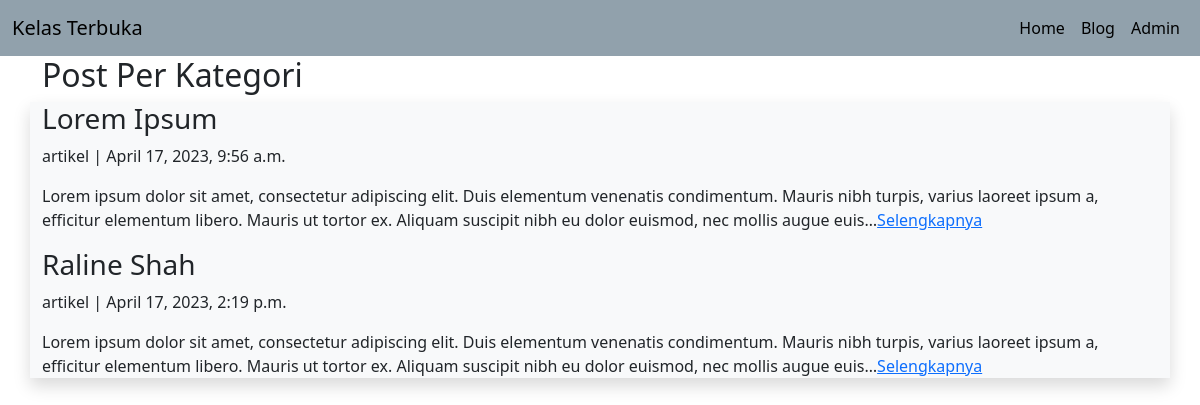
Page /blog/kategori/artikel/ on the committed database.
### blog/models.py (models this page shows, shortened)
class Artikel(models.Model):
    judul = models.CharField(max_length=50)
    isi = models.TextField()
    kategori = models.CharField(max_length=50)
    slug = models.SlugField(blank=True, editable=False)
    publish = models.DateTimeField(auto_now_add=True)
    update = models.DateTimeField(auto_now=True)

### blog/views.py (the view)
# urls.py: path("kategori/<str:kategoriInput>/", views.kategori, name="kategori"),
def kategori(request, kategoriInput):
    postkategori = Artikel.objects.filter(kategori=kategoriInput)
    context = {
        "heading": "Post Per Kategori",
        "postkategori": postkategori,
    }
    return render(request, "blog/kategori.html", context)

### blog/templates/blog/kategori.html (shortened to what this page needs)
{% extends 'base.html' %}
{% block pagetittle %}
    <h2>{{heading}}</h2>
{% endblock pagetittle %}
{% block contents %}
    {% for kategoris in postkategori  %}
        <h3>{{kategoris.judul}}</h3>
        <p>{{kategoris.kategori}} | {{kategoris.publish}}</p>
        <p>{{kategoris.isi|truncatechars:250}}<a href="{% url 'blog:detail' kategoris.slug %}">Selengkapnya<a></p>
    {% endfor %}
{% endblock contents %}

### rows in the picture
Artikel: judul "Lorem Ipsum", kategori "artikel", publish "April 17, 2023, 9:56 a.m.", isi "Lorem ipsum dolor sit amet, consectetur adipiscing elit. Duis elementum venenatis condimentum. Mauris nibh turpis, varius laoreet ipsum a, efficitur elementum libero. Mauris ut tortor ex. Aliquam suscipit nibh eu dolor euismod, nec mollis augue euis…"
Artikel: judul "Raline Shah", kategori "artikel", publish "April 17, 2023, 2:19 p.m.", isi "Lorem ipsum dolor sit amet, consectetur adipiscing elit. Duis elementum venenatis condimentum. Mauris nibh turpis, varius laoreet ipsum a, efficitur elementum libero. Mauris ut tortor ex. Aliquam suscipit nibh eu dolor euismod, nec mollis augue euis…"

### other values in the picture
{{ heading }} "Post Per Kategori"
